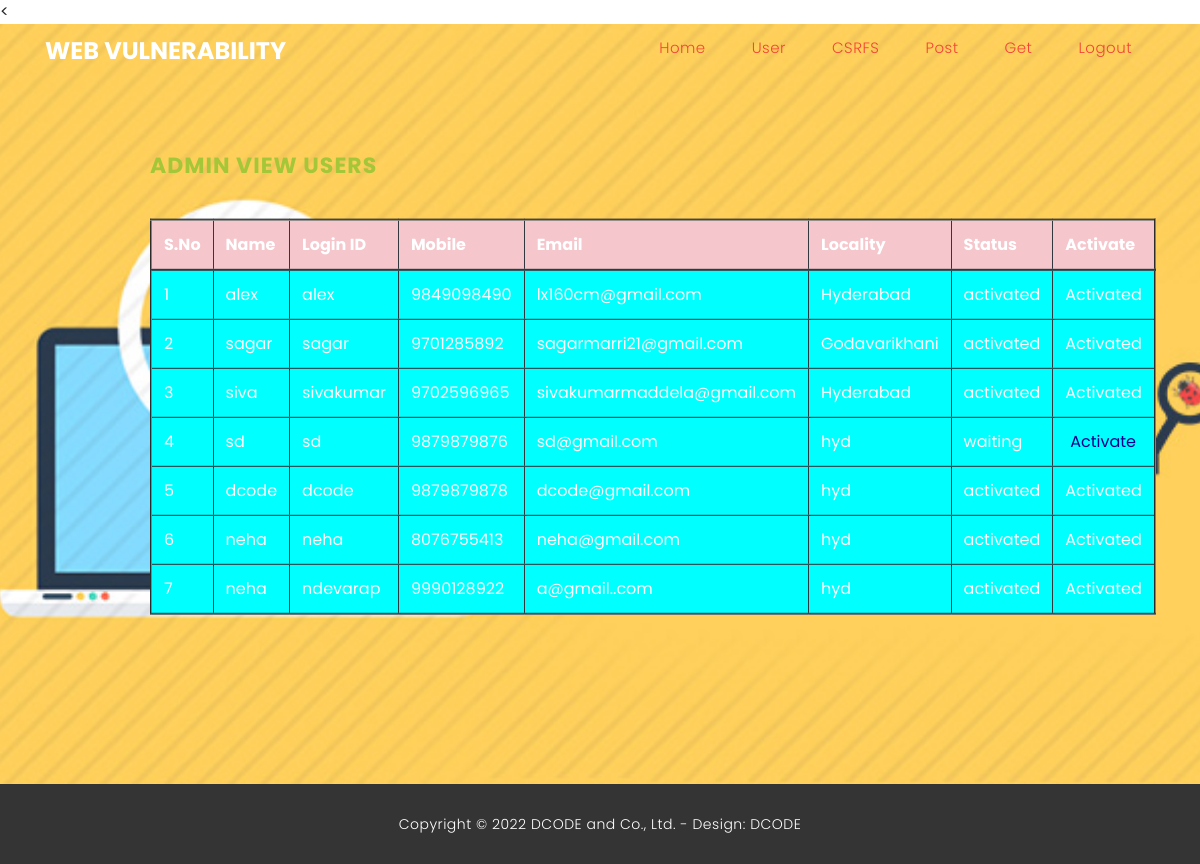
The page /AdminActivaUsers/?uid=3 on the database its author committed.
### users/models.py (models this page shows, shortened)
class UserRegistrationModel(models.Model):
    name = models.CharField(max_length=100)
    loginid = models.CharField(unique=True, max_length=100)
    password = models.CharField(max_length=100)
    mobile = models.CharField(unique=True, max_length=100)
    email = models.CharField(unique=True, max_length=100)
    locality = models.CharField(max_length=100)
    address = models.CharField(max_length=1000)
    city = models.CharField(max_length=100)
    state = models.CharField(max_length=100)
    status = models.CharField(max_length=100)
    class Meta:
        db_table = 'Registrations'

### admins/views.py (the view)
# urls.py: path("AdminActivaUsers/", admins.AdminActivaUsers, name="AdminActivaUsers"),
def AdminActivaUsers(request):
    if request.method == 'GET':
        id = request.GET.get('uid')
        status = 'activated'
        print("PID = ", id, status)
        UserRegistrationModel.objects.filter(id=id).update(status=status)
        data = UserRegistrationModel.objects.all()
        return render(request,'admins/RegisteredUsers.html',{'data':data})

### assets/templates/admins/RegisteredUsers.html
{%extends 'admins/adminbase.html'%}
{%block contents%}
<<div class="main-banner header-text" id="top">
        <div class="Modern-Slider">
          <div class="item item-1">
            <div class="img-fill">
                <div class="text-content">
                  <h6>Admin View Users</h6>
                  <p>
                      <table  border="2px" class="table table-hover table-dark">
            <thead>
            <tr class="table-danger">
                <th scope="col">S.No</th>
                <th scope="col">Name</th>
                <th scope="col">Login ID</th>
                <th scope="col">Mobile</th>
                <th scope="col">Email</th>
                <th scope="col">Locality</th>
                <th scope="col">Status</th>
                <th scope="col">Activate</th>
            </tr>
            </thead>
            <tbody>
            {% for i in data %}
            <tr scope="row" style="color: white; background-color:CYAN">
                <td>{{forloop.counter}}</td>
                <td>{{i.name}}</td>
                <td>{{i.loginid}}</td>
                <td>{{i.mobile}}</td>
                <td>{{i.email}}</td>
                <td>{{i.locality}}</td>
                <td>{{i.status}}</td>
                {% if i.status == 'waiting' %}
                <td><a class="btn-link" href="/AdminActivaUsers/?uid={{ i.id }}"
                       style="color:DARKBLUE">Activate</a></td>
                {% else %}
                <td> Activated</td>
                {% endif %}
            </tr>
            {% endfor %}
            </tbody>
        </table>
                  </p>
                </div>
            </div>
          </div>
        </div>
    </div>
{%endblock%}

### assets/static/assets/css/templatemo-finance-business.css (style rules this page uses)
body { font-family: 'Poppins', sans-serif; overflow-x: hidden; text-rendering: optimizeLegibility; -webkit-font-smoothing: antialiased; -moz-osx-font-smoothing: grayscale; }
p { margin-bottom: 0px; font-size: 14px; color: #666666; line-height: 30px; }
a { text-decoration: none!important; }
h1,h2,h3,h4,h5,h6 { margin: 0px; }
.img-fill { width: 100%; display: block; overflow: hidden; position: relative; text-align: center }
*, *:before, *:after { -webkit-box-sizing: border-box; box-sizing: border-box; -webkit-font-smoothing: antialiased; -moz-osx-font-smoothing: grayscale; }
.blocks-box, .slick-slider { margin: 0; padding: 0!important; }
.slick-slide { float: left; padding: 0; }
.Modern-Slider .item .img-fill { background-size: cover; background-position: center center; background-repeat: no-repeat; height:95vh; }
.Modern-Slider .item-1 .img-fill { background-image: url(../images/slide_01.jpg); }
.Modern-Slider .text-content { text-align: left; width: 75%; position: absolute; top: 50%; left: 50%; transform: translate(-50%, -50%); }
.Modern-Slider .item h6 { margin-bottom: 15px; font-size: 22px; text-transform: uppercase; font-weight: 700; letter-spacing: 1px; color:#a4c639; animation:fadeOutRight 1s both; }
.Modern-Slider .item p { max-width: 570px; color: #fff; font-size: 15px; font-weight: 400; line-height: 30px; margin-bottom: 40px; }
.Modern-Slider .item a { margin: 0 5px; }
.Modern-Slider .item.slick-active h6 { animation:fadeInDown 1s both 1s; }
.Modern-Slider .item.slick-active { animation:Slick-FastSwipeIn 1s both; }
.Modern-Slider { background:#000; }
.slick-slider { position:relative;display:block;-webkit-user-select:none;-moz-user-select:none;-ms-user-select:none;user-select:none;-webkit-touch-callout:none;-khtml-user-select:none;-ms-touch-action:pan-y;touch-action:pan-y;-webkit-tap-highlight-color:transparent }
.slick-slide { display:none;float:left ;height:100%;min-height:1px }
.slick-initialized .slick-slide { display:block }

### rows shown on the page
UserRegistrationModel: name "alex", loginid "alex", mobile "9849098490", email "lx160cm@gmail.com", locality "Hyderabad", status "activated", shows "Activated"
UserRegistrationModel: name "sagar", loginid "sagar", mobile "9701285892", email "sagarmarri21@gmail.com", locality "Godavarikhani", status "activated", shows "Activated"
UserRegistrationModel: name "siva", loginid "sivakumar", mobile "9702596965", email "sivakumarmaddela@gmail.com", locality "Hyderabad", status "activated", shows "Activated"
UserRegistrationModel: name "sd", loginid "sd", mobile "9879879876", email "sd@gmail.com", locality "hyd", status "waiting"
UserRegistrationModel: name "dcode", loginid "dcode", mobile "9879879878", email "dcode@gmail.com", locality "hyd", status "activated", shows "Activated"
UserRegistrationModel: name "neha", loginid "neha", mobile "8076755413", email "neha@gmail.com", locality "hyd", status "activated", shows "Activated"
UserRegistrationModel: name "neha", loginid "ndevarap", mobile "9990128922", email "a@gmail..com", locality "hyd", status "activated", shows "Activated"
